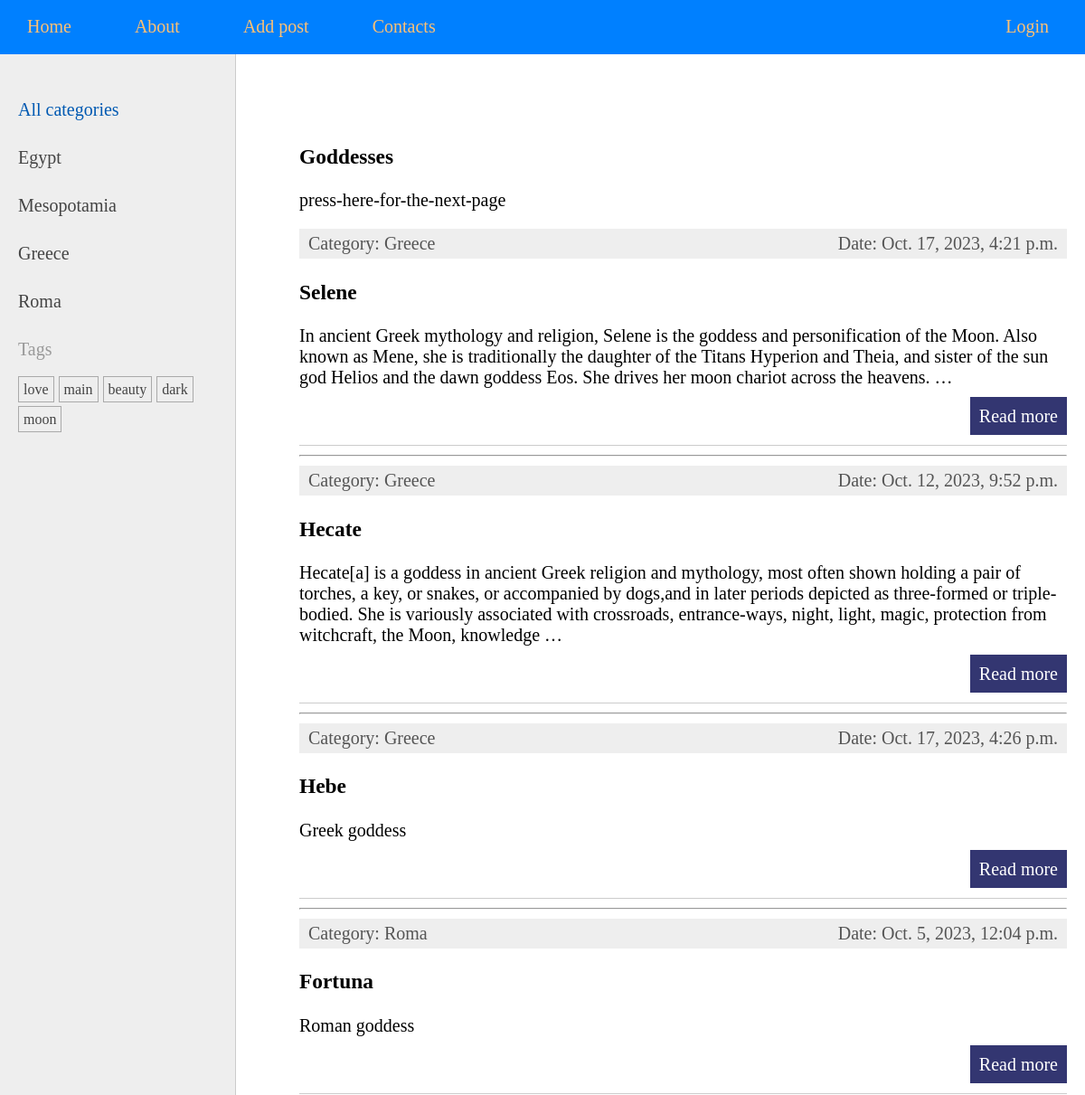
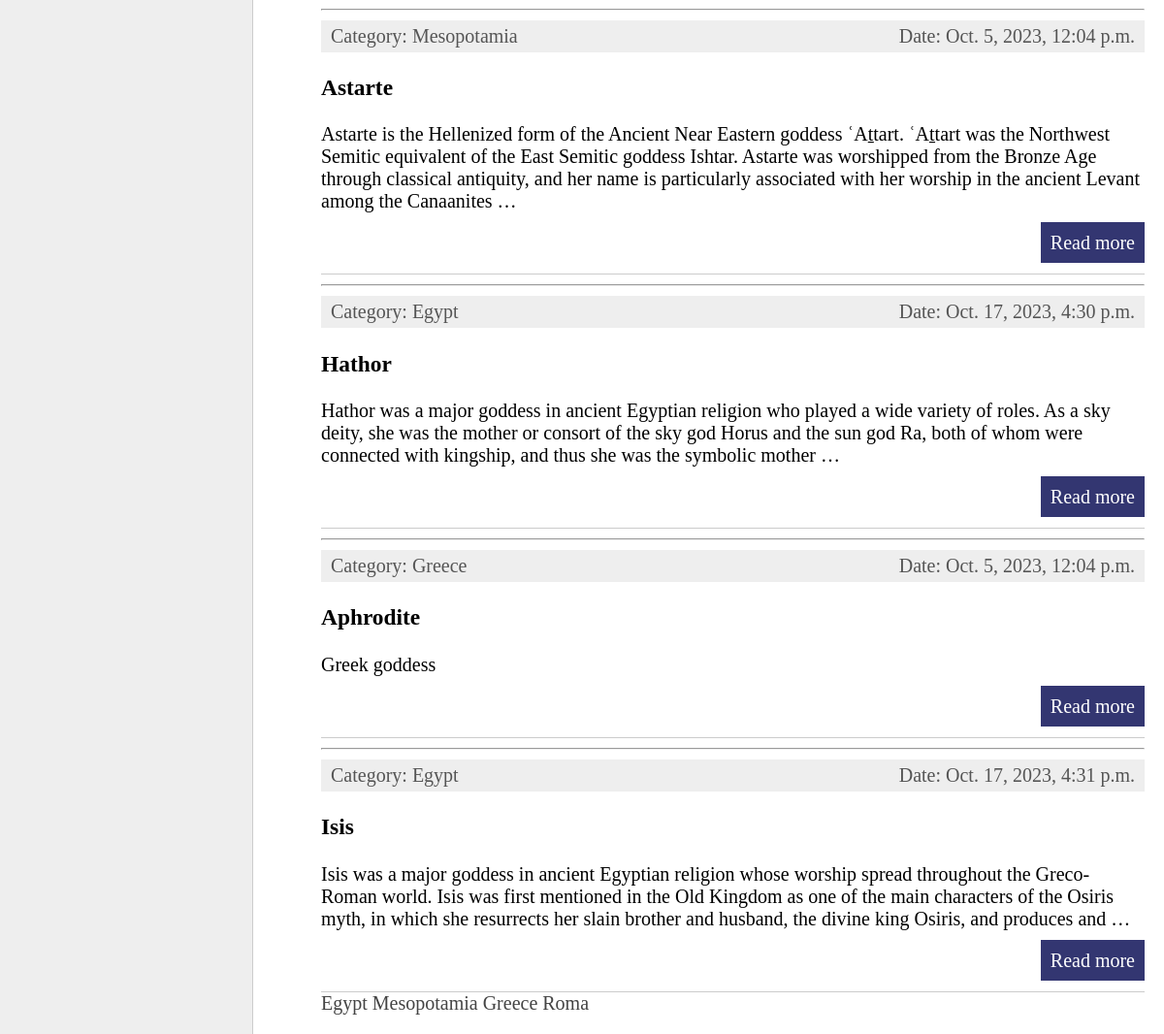
/, run on an earlier commit of the app's database (2 pictures, top to bottom).
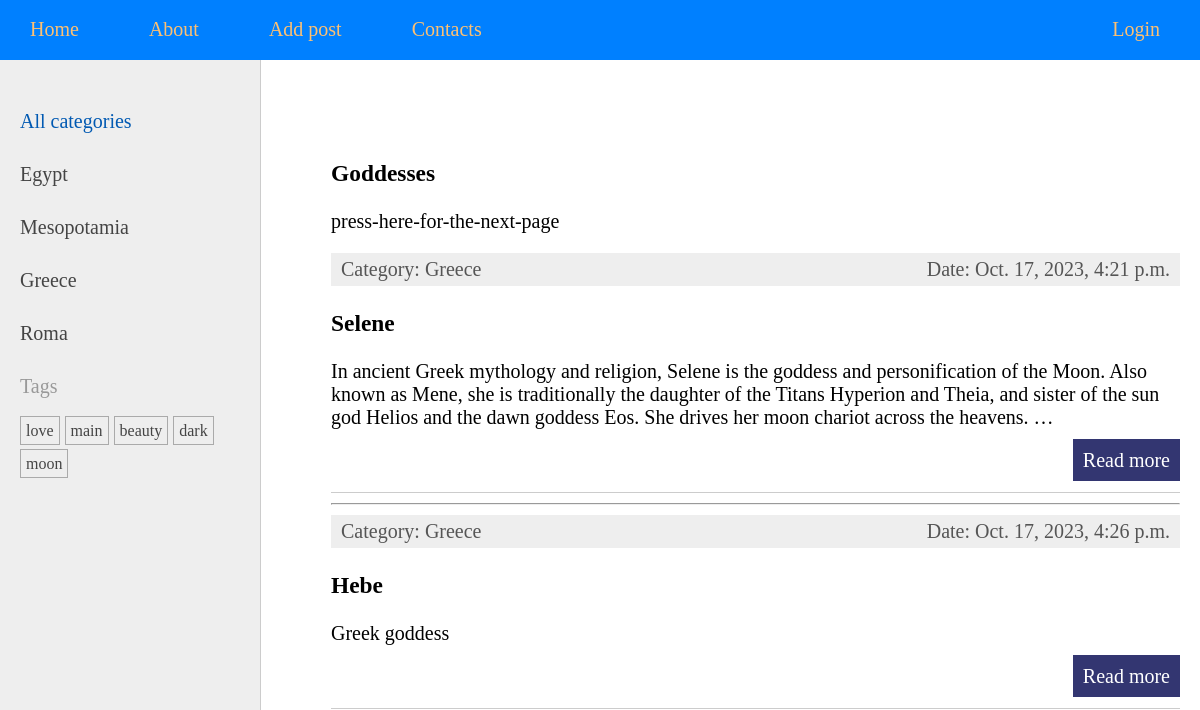
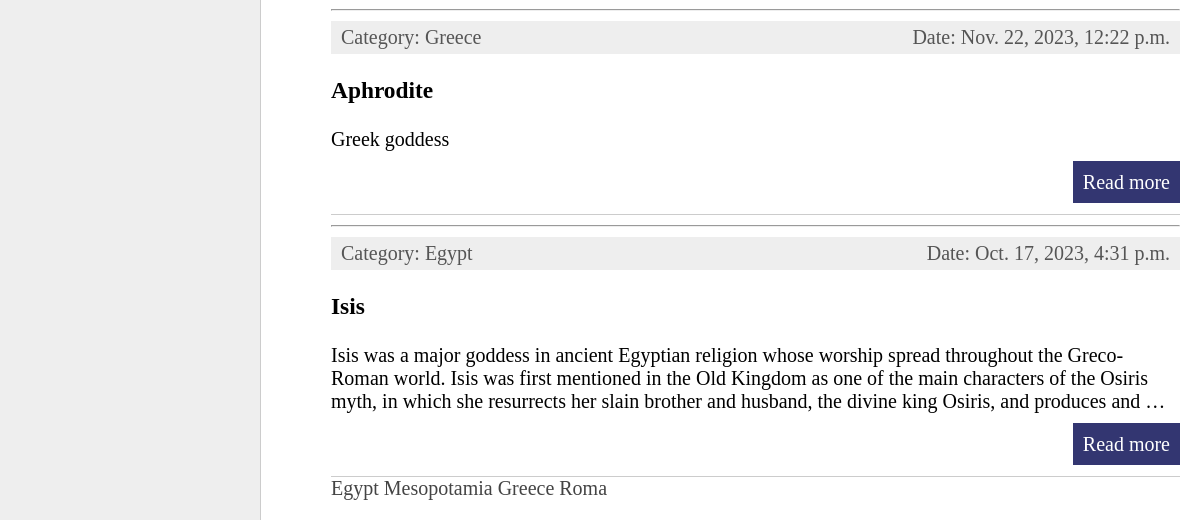
And on a later commit of the database (2 pictures, top to bottom).
### goddesses/models.py (models this page shows, shortened)
class Category(models.Model):
    name = models.CharField(max_length=100, db_index=True)
    slug = models.SlugField(max_length=100, db_index=True, unique=True)
    def __str__(self):
        return self.name
    def get_absolute_url(self):
        return reverse('category', kwargs={'cat_slug': self.slug})
    class Meta:
        verbose_name = 'Category'
        verbose_name_plural = 'Categories'

class TagPost(models.Model):
    tag = models.CharField(max_length=100, db_index=True)
    slug = models.SlugField(max_length=100, db_index=True, unique=True)
    def get_absolute_url(self):
        return reverse('tag', kwargs={'tag_slug': self.slug})

class Goddesses(models.Model):
    class Status(models.IntegerChoices):
        DRAFT = 0, 'Draft'
        PUBLISHED = 1, 'Published'
    title = models.CharField(max_length=255)
    slug = models.SlugField(max_length=255, unique=True, db_index=True)
    content = models.TextField(blank=True)
    time_create = models.DateTimeField(auto_now_add=True)
    time_update = models.DateTimeField(auto_now=True)
    is_published = models.BooleanField(choices=tuple(map(lambda x: (bool(x[0]), x[1]), Status.choices)),
                                       default=Status.DRAFT)
    cat = models.ForeignKey('Category', on_delete=models.PROTECT, related_name='deities')
    tags = models.ManyToManyField('TagPost', blank=True, related_name='post_tags')
    consort = models.OneToOneField('Consort', on_delete=models.SET_NULL, blank=True, null=True, related_name='consort')
    objects = models.Manager()
    published = PublishedManager()
    class Meta:
        verbose_name = 'Deities'
        verbose_name_plural = 'Deities'
        ordering = ['-time_create']
        indexes = [
            models.Index(fields=['-time_create'])
        ]
    def get_absolute_url(self):
        return reverse('goddess', kwargs={'post_slug': self.slug})

### goddesses/views.py (the view)
# urls.py: path('', views.index, name='home'),
def index(request):
    posts = Goddesses.published.all().select_related('cat')
    data = {
        'title': "Goddesses",
        'menu': menu,
        'posts': posts,
        'url': slugify("press here for the next page"),
        'cat_selected': 0,
    }
    return render(request, 'goddesses/index.html', context=data)

### goddesses/models.py (called while the page is built)
    def get_queryset(self):
        return super().get_queryset().filter(is_published=Goddesses.Status.PUBLISHED)

### goddesses/templatetags/gods_tags.py (called while the page is built)
@register.inclusion_tag('goddesses/list_categories.html')
def show_categories(cat_selected=0):
    cats = Category.objects.all()
    return {'cats': cats, 'cat_selected': cat_selected}\

@register.inclusion_tag('goddesses/categories_down.html')
def show_categories_down(cat_selected=0):
    cats = Category.objects.all()
    return {'cats': cats, 'cat_selected': cat_selected}

@register.inclusion_tag('goddesses/tags.html')
def show_tags():
    return {'tags': TagPost.objects.all()}

### goddesses/templates/goddesses/index.html (shortened to what this page needs)
{% extends 'base.html' %}
{% block content %}
     <h3>{{ title|capfirst }}</h3>
     <p>{{ url }}</p>
<ul class="list-articles">
     {% for post in posts %}
             <li>
                 <div class="article-panel">
                     <p class="first">Category: {{ post.cat }}</p>
                     <p class="last">Date: {{ post.time_update }}</p>
                 </div>
                  <h3> {{ post.title }} </h3>
                  <p> {{ post.content|truncatewords:50 }} </p>
                 <p class="link-read-post"> <a href="{{ post.get_absolute_url }}"> Read more </a></p>
             </li>
            {% if not forloop.last %}
                <hr>
             {% endif %}
     {% endfor %}
</ul>
{% include 'goddesses/includes/nav.html' %}
{% endblock %}

### goddesses/templates/goddesses/list_categories.html
{% for cat in cats %}
    {% if cat.id == cat_selected %}
        <li class="selected">{{ cat.name }}</li>
    {% else %}
        <li><a href="{{ cat.get_absolute_url }}">{{ cat.name }}</a></li>
    {% endif %}
{% endfor %}

### goddesses/templates/goddesses/tags.html
{% if tags %}
    <p>Tags</p>
    <ul class="tags-list">
        {% for tag in tags %}
        <li><a href="{{ tag.get_absolute_url }}">{{ tag.tag }}</a></li>
        {% endfor %}
    </ul>
{% endif %}

### goddesses/templates/goddesses/categories_down.html
{% load static %}
{% for cat in cats %}
    {% if cat.id == cat_selected %}
        <span style="color:#0059b2" class="selected">{{ cat.name }}</span>
    {% else %}
        <span><a style="color: #444;" href="{{ cat.get_absolute_url }}">{{ cat.name }}</a></span>
    {% endif %}
{% endfor %}

What changed in the data, as far as the page shows it:
no longer on this page (row edited): Goddesses: cat "Greece", time_update "Oct. 12, 2023, 9:52 p.m.", title "Hecate", content "Hecate[a] is a goddess in ancient Greek religion and mythology, most often shown holding a pair of torches, a key, or snakes, or accompanied by dogs,and in later periods depicted as three-formed or triple-bodied. She is variously associated with crossroads, entrance-ways, night, light, magic, protection from witchcraft, the Moon, knowledge …"
no longer on this page (row edited): Goddesses: cat "Roma", time_update "Oct. 5, 2023, 12:04 p.m.", title "Fortuna", content "Roman goddess"
no longer on this page (row edited): Goddesses: cat "Mesopotamia", time_update "Oct. 5, 2023, 12:04 p.m.", title "Astarte", content "Astarte is the Hellenized form of the Ancient Near Eastern goddess ʿAṯtart. ʿAṯtart was the Northwest Semitic equivalent of the East Semitic goddess Ishtar. Astarte was worshipped from the Bronze Age through classical antiquity, and her name is particularly associated with her worship in the ancient Levant among the Canaanites …"
no longer on this page (row edited): Goddesses: cat "Egypt", time_update "Oct. 17, 2023, 4:30 p.m.", title "Hathor", content "Hathor was a major goddess in ancient Egyptian religion who played a wide variety of roles. As a sky deity, she was the mother or consort of the sky god Horus and the sun god Ra, both of whom were connected with kingship, and thus she was the symbolic mother …"
changed Goddesses "Aphrodite": time_update "Oct. 5, 2023, 12:04 p.m." → "Nov. 22, 2023, 12:22 p.m."
